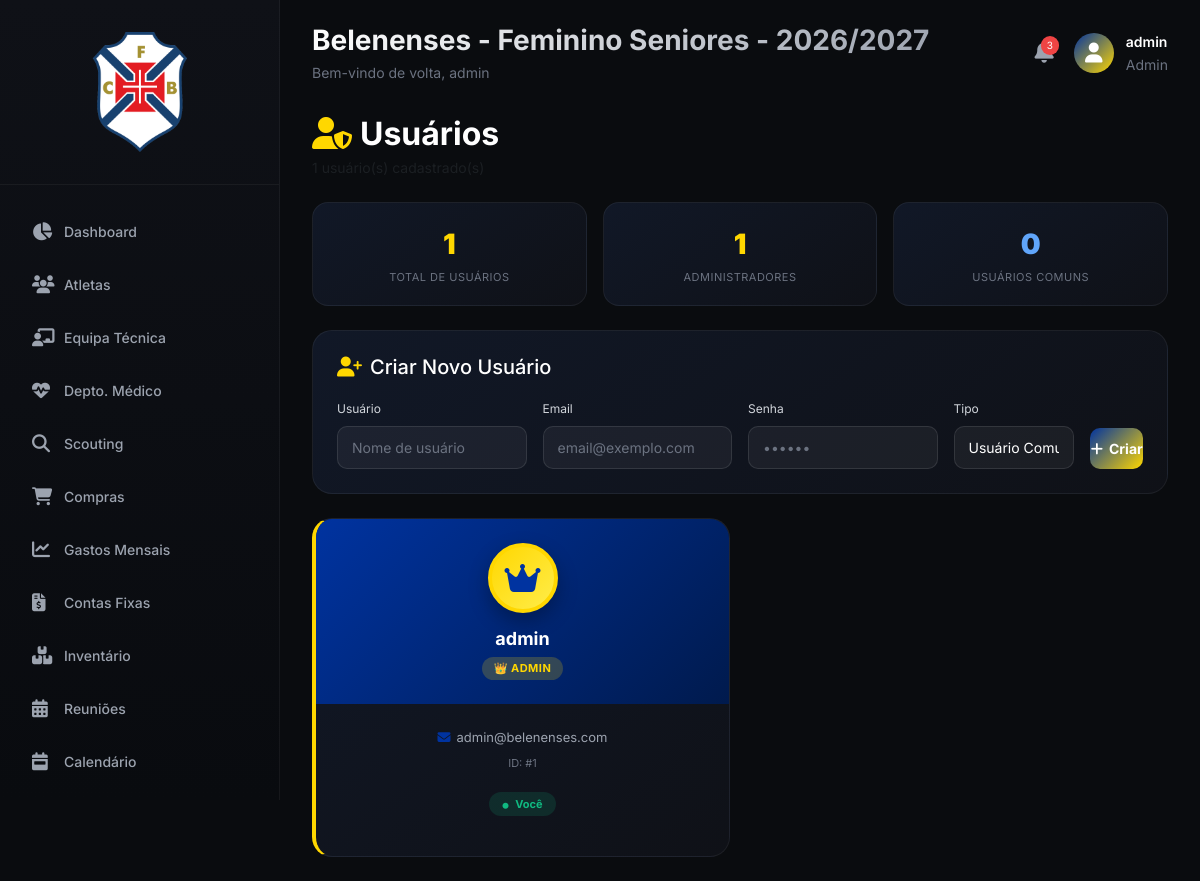
/usuarios (signed in), run on the app's committed database.
### models.py (models this page shows)
class User(UserMixin, db.Model):
    id = db.Column(db.Integer, primary_key=True)
    username = db.Column(db.String(80), unique=True, nullable=False)
    email = db.Column(db.String(120), unique=True, nullable=False)
    password = db.Column(db.String(200), nullable=False)
    is_admin = db.Column(db.Boolean, default=False)
    is_active = db.Column(db.Boolean, default=True)
    created_at = db.Column(db.DateTime, default=datetime.utcnow)
    last_login = db.Column(db.DateTime)

### app.py (the view)
@app.route('/usuarios')
@login_required
def usuarios():
    if not current_user.is_admin:
        flash('Acesso restrito a administradores!', 'error')
        return redirect(url_for('index'))
    todos_usuarios = User.query.all()
    return render_template('usuarios.html', usuarios=todos_usuarios)

### app.py (called while the page is built)
@login_manager.user_loader
def load_user(user_id):
    return User.query.get(int(user_id))

### templates/usuarios.html (shortened to what this page needs)
{% extends "base.html" %}
{% block content %}
{% set admins = usuarios|selectattr('is_admin','equalto',True)|list %}
{% set comuns = usuarios|selectattr('is_admin','equalto',False)|list %}
<div class="d-flex align-items-center mb-4">
    <div>
        <h2 class="text-white fw-bold mb-1">
            <i class="fas fa-user-shield me-2" style="color: #FFD700;"></i>Usuários
        </h2>
        <p class="text-muted mb-0" style="font-size: 14px;">{{ usuarios|length }} usuário(s) cadastrado(s)</p>
    </div>
</div>
<div class="resumo-usuarios">
    <div class="resumo-card">
        <div class="resumo-valor r-total">{{ usuarios|length }}</div>
        <div class="resumo-label">Total de Usuários</div>
    </div>
    <div class="resumo-card">
        <div class="resumo-valor r-admin">{{ admins|length }}</div>
        <div class="resumo-label">Administradores</div>
    </div>
    <div class="resumo-card">
        <div class="resumo-valor r-comum">{{ comuns|length }}</div>
        <div class="resumo-label">Usuários Comuns</div>
    </div>
</div>
<div class="form-criar-usuario">
    <h5 class="text-white mb-3">
        <i class="fas fa-user-plus me-2" style="color: #FFD700;"></i>Criar Novo Usuário
    </h5>
    <form method="POST" action="/criar-usuario">
        <div class="row g-3 align-items-end">
            <div class="col-md-3">
                <label class="form-label" style="color: #D1D5DB; font-size: 12px;">Usuário</label>
                <input type="text" name="username" class="form-control" placeholder="Nome de usuário" required>
            </div>
            <div class="col-md-3">
                <label class="form-label" style="color: #D1D5DB; font-size: 12px;">Email</label>
                <input type="email" name="email" class="form-control" placeholder="email@exemplo.com" required>
            </div>
            <div class="col-md-3">
                <label class="form-label" style="color: #D1D5DB; font-size: 12px;">Senha</label>
                <input type="password" name="password" class="form-control" placeholder="••••••" required>
            </div>
            <div class="col-md-2">
                <label class="form-label" style="color: #D1D5DB; font-size: 12px;">Tipo</label>
                <select name="is_admin" class="form-select">
                    <option value="0">Usuário Comum</option>
                </select>
            </div>
            <div class="col-md-1">
                <button type="submit" class="btn-criar-usuario">
                    <i class="fas fa-plus"></i> Criar
                </button>
            </div>
        </div>
    </form>
</div>
{% if usuarios %}
<div class="usuarios-grid">
    {% for u in usuarios %}
    <div class="usuario-card {% if u.is_admin %}admin{% else %}comum{% endif %}">
        <div class="usuario-header">
            <div class="usuario-avatar {% if u.is_admin %}avatar-admin{% else %}avatar-comum{% endif %}">
                <i class="fas {% if u.is_admin %}fa-crown{% else %}fa-user{% endif %}"></i>
            </div>
            <div class="usuario-nome">{{ u.username }}</div>
            <span class="usuario-tipo {% if u.is_admin %}tipo-admin{% else %}tipo-comum{% endif %}">
                {% if u.is_admin %}👑 Admin{% else %}👤 Usuário{% endif %}
            </span>
        </div>
        <div class="usuario-body">
            <div class="usuario-email">
                <i class="fas fa-envelope"></i> {{ u.email }}
            </div>
            <div class="usuario-id">ID: #{{ u.id }}</div>
            {% if u.id == current_user.id %}
            <span class="voce-badge">
                <i class="fas fa-circle me-1" style="font-size: 6px;"></i> Você
            </span>
            {% endif %}
        </div>
        <div class="usuario-footer">
        </div>
    </div>
    {% endfor %}
</div>
{% else %}
<div class="text-center py-5">
    <i class="fas fa-user-shield fa-5x mb-4" style="color: rgba(255,255,255,0.05);"></i>
    <h4 class="text-white mb-2">Nenhum usuário</h4>
    <p class="text-muted">Crie o primeiro usuário usando o formulário acima.</p>
</div>
{% endif %}
{% endblock %}

### templates/base.html (shortened to what this page needs)
<!DOCTYPE html>
<html lang="pt">
<head>
    <link rel="stylesheet" href="https://cdnjs.cloudflare.com/ajax/libs/font-awesome/6.5.1/css/all.min.css">
    <link href="https://cdn.jsdelivr.net/npm/bootstrap@5.3.0/dist/css/bootstrap.min.css" rel="stylesheet">
</head>
<body>
<div style="position: fixed; top: 50%; left: 50%; transform: translate(-50%, -50%); z-index: 0; opacity: 0.06; pointer-events: none; width: 2224px; height: 1768px;">
    <img src="{{ url_for('static', filename='img/belenenses.png') }}"
         style="width: 100%; height: 100%; object-fit: contain;">
</div>
{% if current_user.is_authenticated %}
<div class="sidebar">
    <div class="sidebar-header" style="text-align: center;">
        <img src="{{ url_for('static', filename='img/logo-belenenses.png') }}"
             alt="Belenenses"
             style="width: 120px; height: auto; margin: 0 auto; display: block;">
    </div>
    <div class="nav-menu">
        <div class="nav-item">
            <a href="{{ url_for('index') }}" class="nav-link-custom {% if request.endpoint == 'index' %}active{% endif %}">
                <i class="fas fa-chart-pie"></i> Dashboard
            </a>
        </div>
        <div class="nav-item">
            <a href="{{ url_for('atletas') }}" class="nav-link-custom"> <i class="fas fa-users"></i> Atletas </a>
        </div>
        <div class="nav-item">
            <a href="{{ url_for('comissao') }}" class="nav-link-custom"> <i class="fas fa-chalkboard-user"></i> Equipa Técnica </a>
        </div>
                   <div class="nav-item">
            <a href="{{ url_for('departamento_medico') }}" class="nav-link-custom {% if request.endpoint == 'departamento_medico' %}active{% endif %}">
                <i class="fas fa-heartbeat"></i> Depto. Médico
            </a>
        </div>
        <div class="nav-item">
            <a href="{{ url_for('scouting') }}" class="nav-link-custom {% if request.endpoint == 'scouting' %}active{% endif %}">
                <i class="fas fa-magnifying-glass"></i> Scouting
            </a>
        </div>
        <div class="nav-item">
            <a href="{{ url_for('compras') }}" class="nav-link-custom"> <i class="fas fa-shopping-cart"></i> Compras </a>
        </div>
        <div class="nav-item">
            <a href="{{ url_for('gastos') }}" class="nav-link-custom"> <i class="fas fa-chart-line"></i> Gastos Mensais </a>
        </div>
        <div class="nav-item">
            <a href="{{ url_for('contas_fixas') }}" class="nav-link-custom"> <i class="fas fa-file-invoice-dollar"></i> Contas Fixas </a>
        </div>
        <div class="nav-item">
            <a href="{{ url_for('inventario') }}" class="nav-link-custom"> <i class="fas fa-boxes"></i> Inventário </a>
        </div>
        <div class="nav-item">
            <a href="{{ url_for('reunioes') }}" class="nav-link-custom"> <i class="fas fa-calendar-alt"></i> Reuniões </a>
        </div>
        <div class="nav-item">
            <a href="{{ url_for('calendario') }}" class="nav-link-custom"> <i class="fas fa-calendar-week"></i> Calendário </a>
        </div>
        <div class="nav-item">
            <a href="{{ url_for('documentos') }}" class="nav-link-custom {% if request.endpoint == 'documentos' %}active{% endif %}">
            </a>
        </div>
    </div>
</div>
<div class="main-content">
    <div class="top-bar">
        <div class="page-title">
            <h1>Belenenses - Feminino Seniores - 2026/2027</h1>
            <p>Bem-vindo de volta, {{ current_user.username }}</p>
        </div>
        <div class="user-area">
            <div class="notification-bell">
                <span class="notification-badge">3</span>
            </div>
            <div class="user-info">
                <div class="user-avatar"><i class="fas fa-user"></i></div>
                <div>
                    <div class="user-name">{{ current_user.username }}</div>
                    <small style="color: #6B7280;">{% if current_user.is_admin %}Admin{% else %}Usuário{% endif %}</small>
                </div>
            </div>
        </div>
    </div>
    {% block content %}{% endblock %}
</div>
{% else %}
    {% block login_content %}{% endblock %}
{% endif %}
</body>
</html>

### templates/base.html (style rules this page uses)
* { margin: 0; padding: 0; box-sizing: border-box; }
body { font-family: 'Inter', sans-serif; background-color: #0A0C0F; color: #FFFFFF; overflow-x: hidden; position: relative; }
.sidebar { position: fixed; left: 0; top: 0; height: 100vh; width: 280px; background: linear-gradient(180deg, #0F1117 0%, #090B0F 100%); border-right: 1px solid rgba(255, 255, 255, 0.05); z-index: 1000; transition: all 0.3s; overflow-y: auto; }
.sidebar-header { padding: 32px 24px; border-bottom: 1px solid rgba(255, 255, 255, 0.05); margin-bottom: 24px; }
.nav-menu { padding: 0 16px; }
.nav-item { margin-bottom: 8px; }
.nav-link-custom { display: flex; align-items: center; gap: 12px; padding: 12px 16px; color: #9CA3AF; text-decoration: none; border-radius: 12px; transition: all 0.2s; font-weight: 500; font-size: 14px; }
.nav-link-custom i { width: 20px; font-size: 18px; }
.main-content { margin-left: 280px; padding: 24px 32px; min-height: 100vh; }
.top-bar { display: flex; justify-content: space-between; align-items: center; margin-bottom: 32px; }
.page-title h1 { font-size: 28px; font-weight: 700; margin: 0; background: linear-gradient(135deg, #FFFFFF, #9CA3AF); -webkit-background-clip: text; -webkit-text-fill-color: transparent; }
.page-title p { color: #6B7280; margin: 4px 0 0; font-size: 14px; }
.user-area { display: flex; align-items: center; gap: 20px; }
.notification-bell { position: relative; cursor: pointer; }
.notification-badge { position: absolute; top: -5px; right: -5px; background: #EF4444; color: white; font-size: 10px; padding: 2px 6px; border-radius: 10px; }
.user-info { display: flex; align-items: center; gap: 12px; cursor: pointer; }
.user-avatar { width: 40px; height: 40px; background: linear-gradient(135deg, #0033A0, #FFD700); border-radius: 50%; display: flex; align-items: center; justify-content: center; }
.user-avatar i { font-size: 20px; color: white; }
.user-name { font-weight: 600; font-size: 14px; }

### data on the page
User: username "admin", is_admin True (drawn), email "admin@belenenses.com", id "1", shows "Você"

### other printed values
{{ usuarios|length }} "1"
{{ admins|length }} "1"
{{ comuns|length }} "0"
